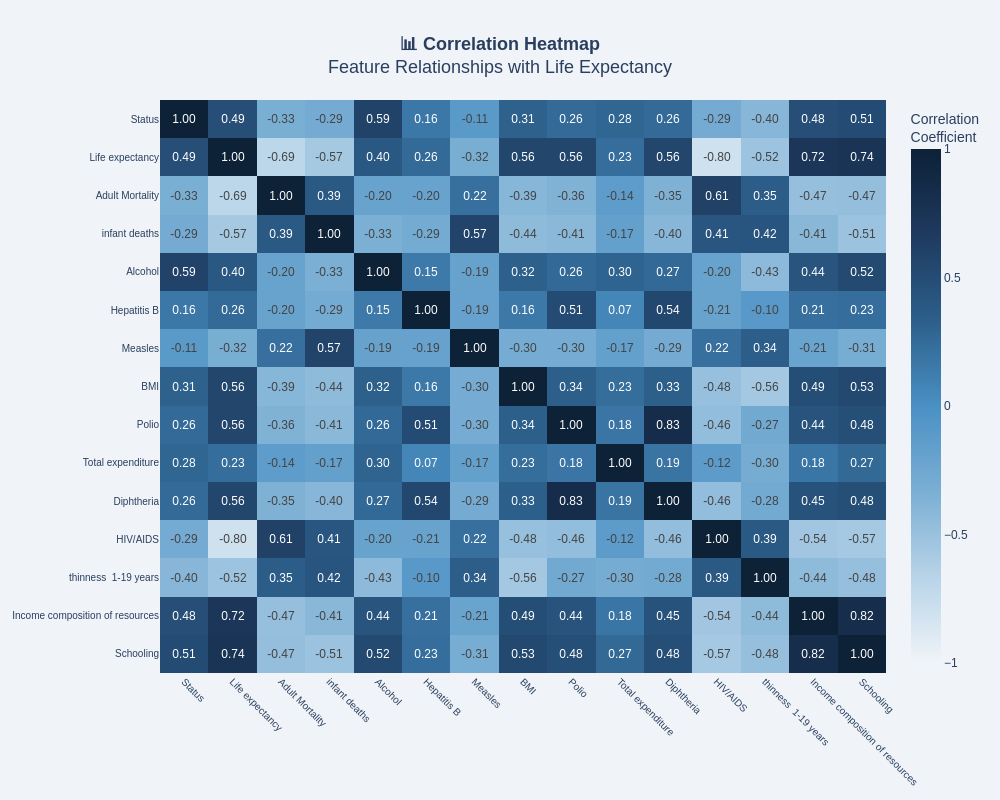

The cell this chart's notebook holds for it:
### Markdown cell above
1: CORRELATION HEATMAP

### Code cell
print("\n1. Creating Correlation Heatmap...")

# Prepare numeric data for correlation
numeric_cols_for_corr = train_cleaned.select_dtypes(include=[np.number]).columns.tolist()
corr_matrix = train_cleaned[numeric_cols_for_corr].corr()

# Create heatmap with blue color scale
fig_heatmap = px.imshow(
    corr_matrix,
    text_auto='.2f',
    aspect='auto',
    color_continuous_scale=['#F0F4F8', '#B8D4E8', '#7BAFD4', '#4A90C4', '#2C5F8A', '#1E3A5F', '#0D2137'],
    title='<b>📊 Correlation Heatmap</b><br>Feature Relationships with Life Expectancy',
    labels=dict(color='Correlation<br>Coefficient'),
    zmin=-1, 
    zmax=1
)

fig_heatmap.update_layout(
    width=1000,
    height=800,
    font=dict(size=12, family='Arial, sans-serif'),
    title_font_size=18,
    title_x=0.5,
    paper_bgcolor=COLORS['background'],
    plot_bgcolor=COLORS['background'],
    xaxis=dict(tickangle=45, tickfont=dict(size=10)),
    yaxis=dict(tickfont=dict(size=10))
)

fig_heatmap.show()

### Figure 1 — Plotly figure (JSON) as saved in the notebook; plotly's stock layout.template omitted (floating-point values rounded to 4 significant figures; data arrays with more than 128 entries replaced by an {"elided": "..."} marker saying what was removed)
{"data": [{"coloraxis": "coloraxis", "hovertemplate": "x: %{x}<br>y: %{y}<br>Correlation<br>Coefficient: %{z}<extra></extra>", "name": "0", "texttemplate": "%{z:.2f}", "type": "heatmap", "x": ["Status", "Life expectancy", "Adult Mortality", "infant deaths", "Alcohol", "Hepatitis B", "Measles", "BMI", "Polio", "Total expenditure", "Diphtheria", "HIV/AIDS", "thinness  1-19 years", "Income composition of resources", "Schooling"], "xaxis": "x", "y": ["Status", "Life expectancy", "Adult Mortality", "infant deaths", "Alcohol", "Hepatitis B", "Measles", "BMI", "Polio", "Total expenditure", "Diphtheria", "HIV/AIDS", "thinness  1-19 years", "Income composition of resources", "Schooling"], "yaxis": "y", "z": {"elided": "15x15 float values"}}], "layout": {"coloraxis": {"cmax": 1, "cmin": -1, "colorbar": {"title": {"text": "Correlation<br>Coefficient"}}, "colorscale": [[0, "#F0F4F8"], [0.1667, "#B8D4E8"], [0.3333, "#7BAFD4"], [0.5, "#4A90C4"], [0.6667, "#2C5F8A"], [0.8333, "#1E3A5F"], [1, "#0D2137"]]}, "font": {"family": "Arial, sans-serif", "size": 12}, "height": 800, "paper_bgcolor": "#F0F4F8", "plot_bgcolor": "#F0F4F8", "title": {"font": {"size": 18}, "text": "<b>📊 Correlation Heatmap</b><br>Feature Relationships with Life Expectancy", "x": 0.5}, "width": 1000, "xaxis": {"anchor": "y", "domain": [0, 1], "tickangle": 45, "tickfont": {"size": 10}}, "yaxis": {"anchor": "x", "autorange": "reversed", "domain": [0, 1], "tickfont": {"size": 10}}}}
